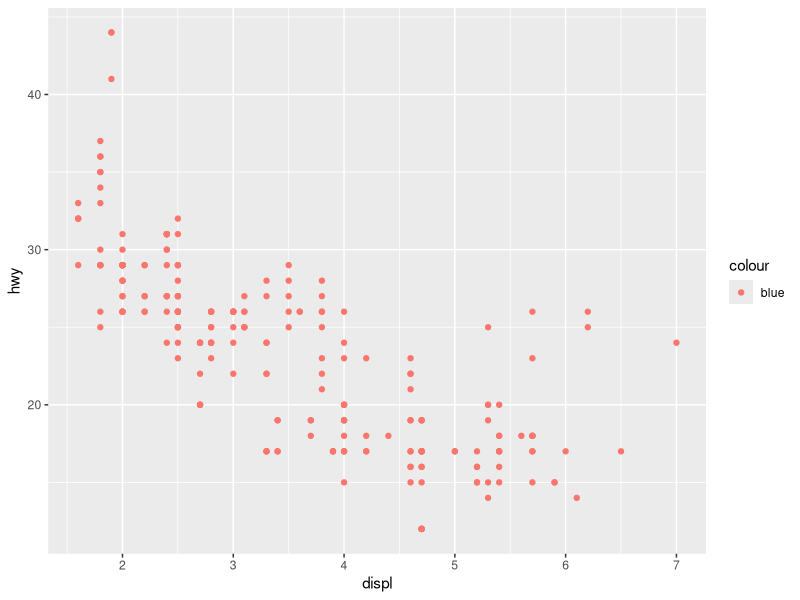
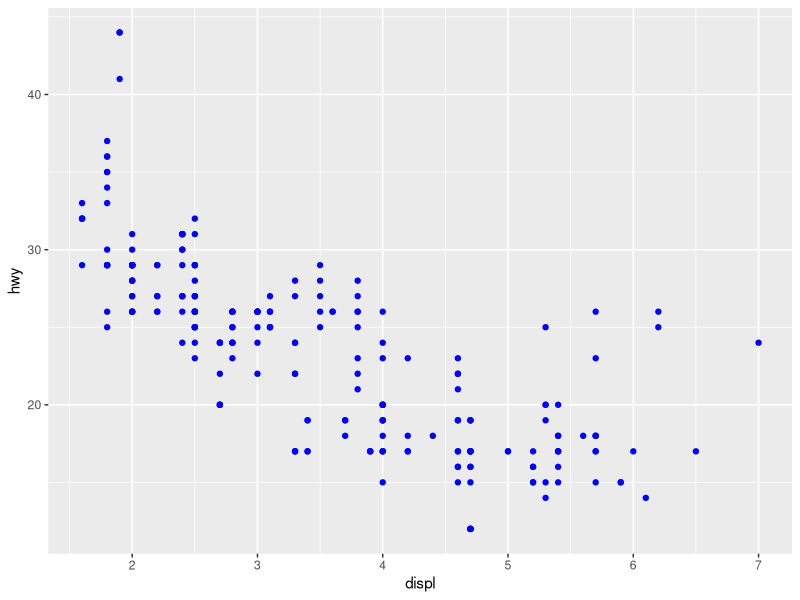
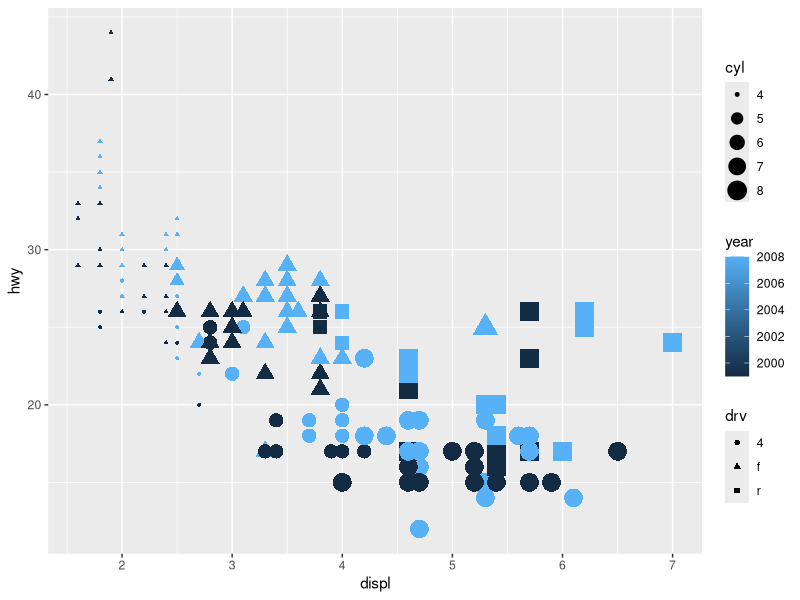
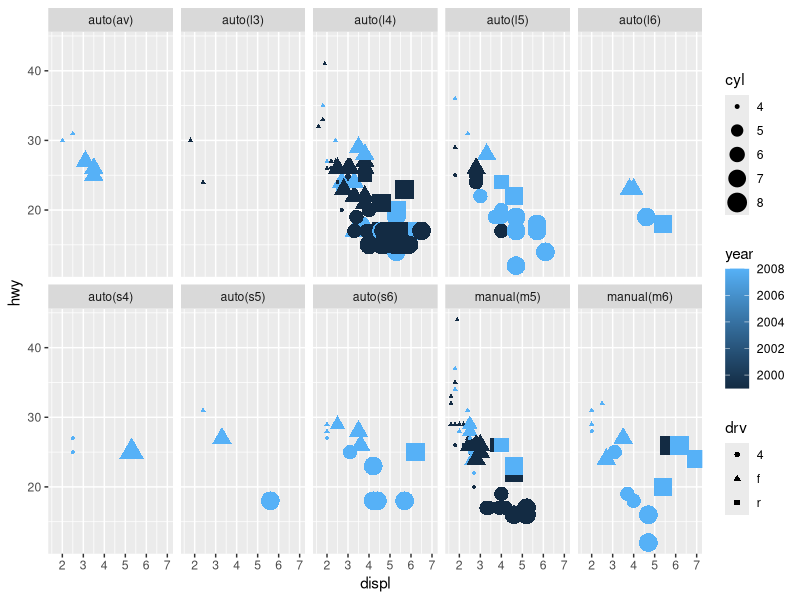
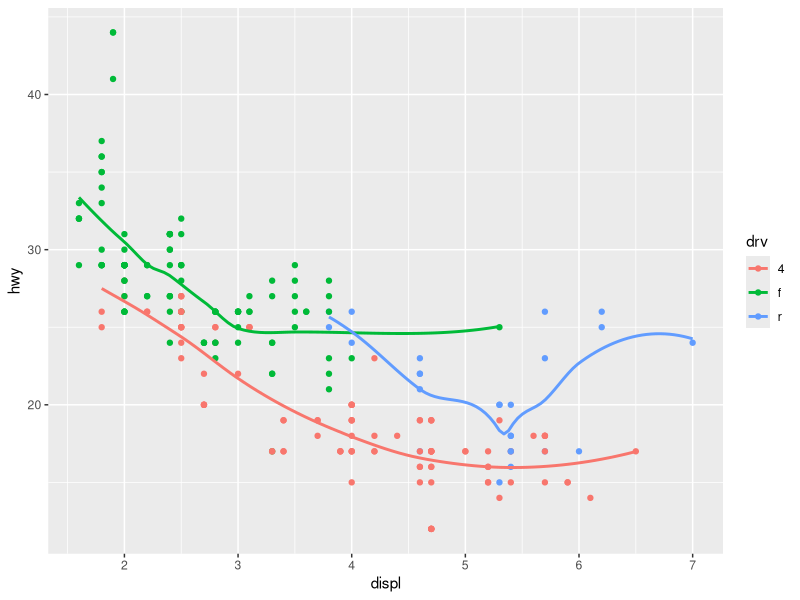
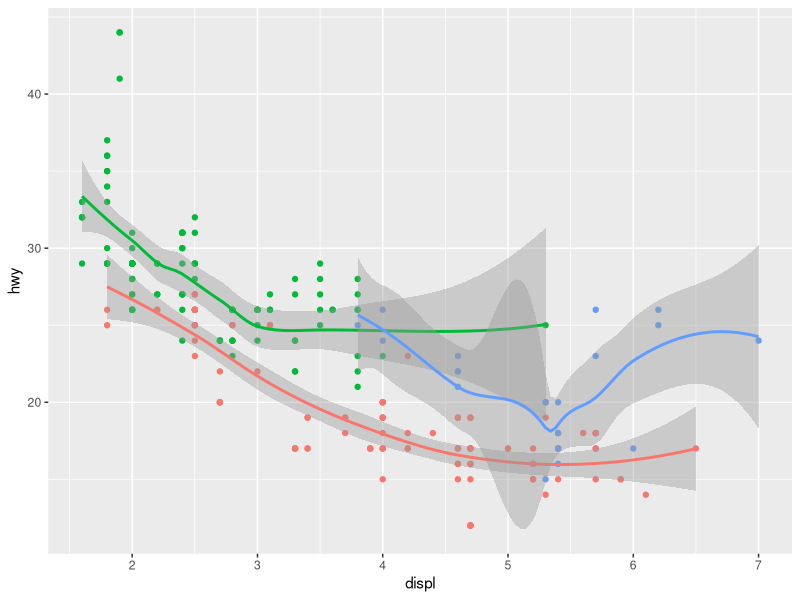
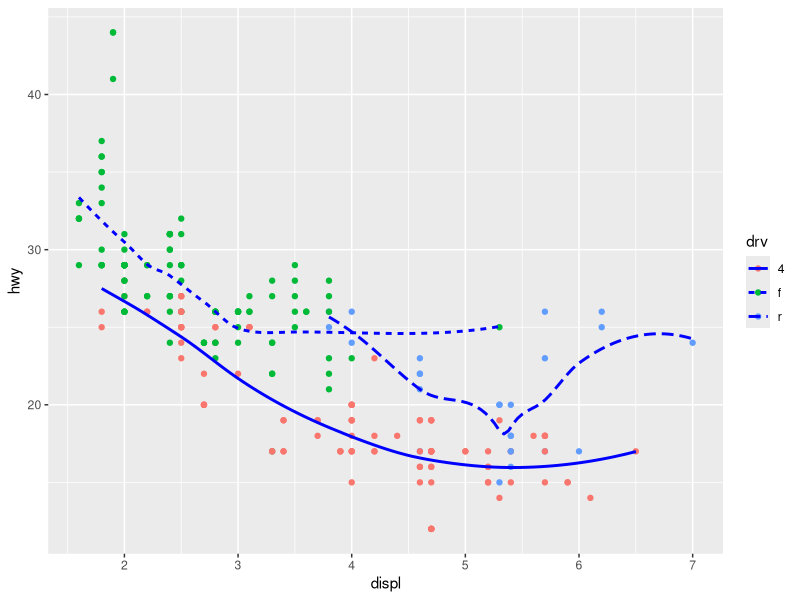

Write the R code that produced these figures, in order.

#### INITIALIZE ####
# 1. Set your working directory to be your homework repo, i.e. the dir that contains this script
setwd(dirname(rstudioapi::getActiveDocumentContext()$path))

# 2. Load tidyverse
library(tidyverse)

#### Read In Data ####
# 3. We will use the built-in data set `mpg` for this question. See section 3.2.1 of R for Dat Sci
  #Save it into a variable called mpg
mpg <- mpg

# 4. What’s gone wrong with this code? Why are the points not blue?
  # Fix the code so that the points are blue and reformat using the 
  # "unrolled" style that I've been emphasizing in lecture.
  # see assignment_7_4.png to check your plot

ggplot(data = mpg) +
  geom_point(mapping = aes(x = displ, y = hwy, color = "blue"))

mpg %>%
  ggplot() +
  aes(x = displ,
      y = hwy) +
  geom_point(color = "blue")

# 5. Update the plot from number 4 to color the points by `year`, 
  # set the size by `cyl` and the shape by `drv`
  # continue to use the unrolled code formatting I've emphasized in lecture
  # see assignment_7_5.png to check your plot
mpg %>%
  ggplot() +
  aes(x = displ,
      y = hwy,
      color = year,
      size = cyl,
      shape = drv) +
  geom_point()


# 6. Update the plot from number 5 to be faceted by `trans` and 
  # set the number of facet rows be 2
  # continue to use the unrolled code formatting I've emphasized in lecture
  # see assignment_7_6.png to check your plot
mpg %>%
  ggplot() +
  aes(x = displ,
      y = hwy,
      color = year,
      size = cyl,
      shape = drv) +
  geom_point() +
  facet_wrap(trans ~ .,
             nrow = 2)

# 7. Update the following code to hide the figure legend and 
  # show the grey ribbons on the LOESS fit lines
  # see assignment_7_7.png to check your plot

mpg %>%
ggplot() +
  aes(x = displ, 
      y = hwy, 
      color = drv) + 
  geom_point() + 
  geom_smooth(se = FALSE)

mpg %>%
  ggplot() +
  aes(x = displ, 
      y = hwy, 
      color = drv) + 
  geom_point() + 
  geom_smooth(se = TRUE) +
  theme(legend.position="none")

# 8. Write the code to recreate the plot in `assignment_7_8.PNG`

mpg %>%
  ggplot() +
  aes(x = displ, 
      y = hwy, 
      color = drv,
      linetype = drv) + 
  geom_point() + 
  geom_smooth(se = FALSE,
              color = "blue")
